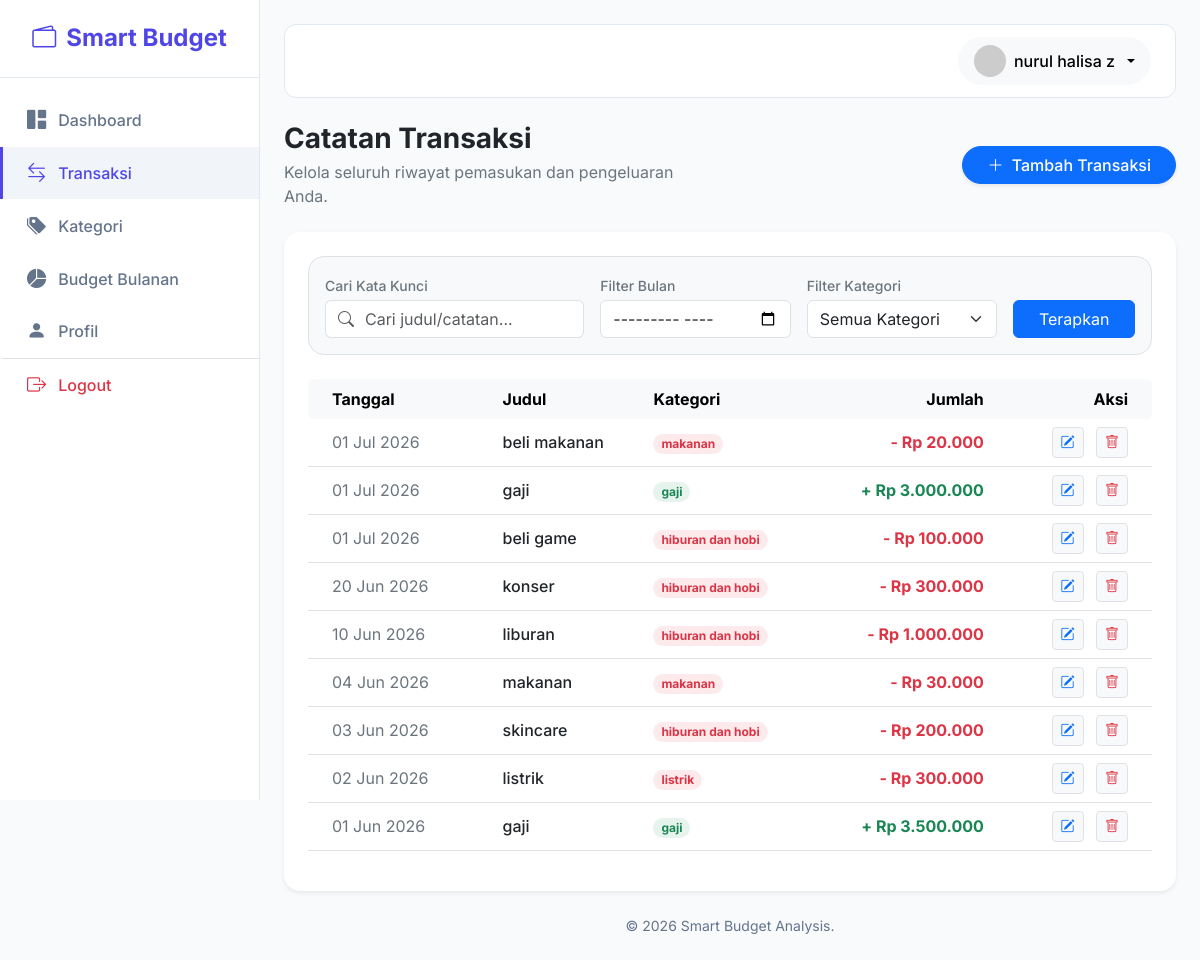
Screenshot of /transactions.php (signed in) with the database file from the repository.
### tables this page shows
CREATE TABLE IF NOT EXISTS `transactions` (
  `id` int NOT NULL AUTO_INCREMENT,
  `user_id` int NOT NULL,
  `category_id` int NOT NULL,
  `title` varchar(255) NOT NULL,
  `amount` decimal(15,2) NOT NULL,
  `transaction_date` date NOT NULL,
  `notes` text,
  `created_at` timestamp NOT NULL DEFAULT CURRENT_TIMESTAMP,
  PRIMARY KEY (`id`),
  KEY `fk_user_transaction` (`user_id`),
  KEY `fk_category_transaction` (`category_id`),
  CONSTRAINT `fk_category_transaction` FOREIGN KEY (`category_id`) REFERENCES `categories` (`id`) ON DELETE CASCADE,
  CONSTRAINT `fk_user_transaction` FOREIGN KEY (`user_id`) REFERENCES `users` (`id`) ON DELETE CASCADE
);

CREATE TABLE IF NOT EXISTS `categories` (
  `id` int NOT NULL AUTO_INCREMENT,
  `user_id` int NOT NULL,
  `name` varchar(100) NOT NULL,
  `type` enum('pemasukan','pengeluaran') NOT NULL DEFAULT 'pengeluaran',
  `created_at` timestamp NOT NULL DEFAULT CURRENT_TIMESTAMP,
  PRIMARY KEY (`id`),
  UNIQUE KEY `user_category` (`user_id`,`name`),
  CONSTRAINT `fk_user_category` FOREIGN KEY (`user_id`) REFERENCES `users` (`id`) ON DELETE CASCADE
);

### transactions.php (the view, shortened to what this page needs)
<?php
require_once 'includes/header.php';
$user_id = $_SESSION['user_id'];
$search = $_GET['search'] ?? '';
$filter_month = $_GET['month'] ?? '';
$page = isset($_GET['page']) && is_numeric($_GET['page']) ? (int)$_GET['page'] : 1;
$limit = 10;
$offset = ($page - 1) * $limit;
try {
    $query = "SELECT t.*, c.name as category_name, c.type as category_type
              FROM transactions t
              JOIN categories c ON t.category_id = c.id
              WHERE t.user_id = :user_id";
    $params = [':user_id' => $user_id];
    $query .= " ORDER BY t.transaction_date DESC, t.id DESC LIMIT :limit OFFSET :offset";
    $stmt = $conn->prepare($query);
    foreach ($params as $key => $val) {
        $stmt->bindValue($key, $val);
    }
    $stmt->bindValue(':limit', (int)$limit, PDO::PARAM_INT);
    $stmt->bindValue(':offset', (int)$offset, PDO::PARAM_INT);
    $stmt->execute();
    $transactions = $stmt->fetchAll();
} catch (PDOException $e) {
    die("Database error: " . $e->getMessage());
}
?>
<div class="container-fluid px-0">
    <div class="row mb-4 align-items-center">
        <div class="col-12 col-md-6">
            <h3 class="fw-bold text-dark mb-0">Catatan Transaksi</h3>
            <p class="text-secondary mb-0 mt-1">Kelola seluruh riwayat pemasukan dan pengeluaran Anda.</p>
        </div>
        <div class="col-12 col-md-6 text-md-end mt-3 mt-md-0">
            <button class="btn btn-primary px-4 rounded-pill fw-medium shadow-sm" data-bs-toggle="modal" data-bs-target="#addTransactionModal">
                <i class="bi bi-plus-lg me-1"></i> Tambah Transaksi
            </button>
        </div>
    </div>
    <div class="card border-0 shadow-sm rounded-4">
        <div class="card-body p-4">
            <form action="transactions.php" method="GET" class="mb-4 bg-light p-3 rounded-4 border">
                <div class="row g-3">
                    <div class="col-12 col-md-4">
                        <label class="form-label text-secondary small fw-medium mb-1">Cari Kata Kunci</label>
                        <div class="input-group">
                            <span class="input-group-text bg-white border-end-0"><i class="bi bi-search text-muted"></i></span>
                            <input type="text" name="search" class="form-control border-start-0 ps-0 bg-white" placeholder="Cari judul/catatan..." value="<?= htmlspecialchars($search) ?>">
                        </div>
                    </div>
                    <div class="col-12 col-md-3">
                        <label class="form-label text-secondary small fw-medium mb-1">Filter Bulan</label>
                        <input type="month" name="month" class="form-control" value="<?= htmlspecialchars($filter_month) ?>">
                    </div>
                    <div class="col-12 col-md-3">
                        <label class="form-label text-secondary small fw-medium mb-1">Filter Kategori</label>
                        <select name="category_id" class="form-select">
                            <option value="">Semua Kategori</option>
                        </select>
                    </div>
                    <div class="col-12 col-md-2 d-flex align-items-end">
                        <button type="submit" class="btn btn-primary w-100">Terapkan</button>
                    </div>
                </div>
            </form>
            <div class="table-responsive mb-3">
                <table class="table table-hover align-middle mb-0">
                    <thead class="table-light">
                        <tr>
                            <th class="border-0 rounded-start px-4">Tanggal</th>
                            <th class="border-0">Judul</th>
                            <th class="border-0">Kategori</th>
                            <th class="border-0 text-end">Jumlah</th>
                            <th class="border-0 text-end rounded-end px-4">Aksi</th>
                        </tr>
                    </thead>
                    <tbody>
                        <?php if (count($transactions) > 0): ?>
                            <?php foreach ($transactions as $txn): ?>
                                <tr>
                                    <td class="px-4 text-secondary">
                                        <?= date('d M Y', strtotime($txn['transaction_date'])) ?>
                                    </td>
                                    <td>
                                        <div class="fw-medium text-dark"><?= htmlspecialchars($txn['title']) ?></div>
                                    </td>
                                    <td>
                                        <?php if ($txn['category_type'] === 'pemasukan'): ?>
                                            <span class="badge bg-success bg-opacity-10 text-success px-2 py-1 rounded-pill"><?= htmlspecialchars($txn['category_name']) ?></span>
                                        <?php else: ?>
                                            <span class="badge bg-danger bg-opacity-10 text-danger px-2 py-1 rounded-pill"><?= htmlspecialchars($txn['category_name']) ?></span>
                                        <?php endif; ?>
                                    </td>
                                    <td class="text-end fw-bold <?= $txn['category_type'] === 'pemasukan' ? 'text-success' : 'text-danger' ?>">
                                        <?= $txn['category_type'] === 'pemasukan' ? '+' : '-' ?> Rp <?= number_format($txn['amount'], 0, ',', '.') ?>
                                    </td>
                                    <td class="text-end px-4">
                                        <button class="btn btn-sm btn-light border text-primary me-2 edit-btn"
                                            data-id="<?= $txn['id'] ?>"
                                            data-title="<?= htmlspecialchars($txn['title']) ?>"
                                            data-category="<?= $txn['category_id'] ?>"
                                            data-amount="<?= $txn['amount'] ?>"
                                            data-date="<?= $txn['transaction_date'] ?>"
                                            data-notes="<?= htmlspecialchars($txn['notes']) ?>"
                                            data-bs-toggle="modal" data-bs-target="#editTransactionModal">
                                            <i class="bi bi-pencil-square"></i>
                                        </button>
                                        <button class="btn btn-sm btn-light border text-danger delete-btn"
                                            data-id="<?= $txn['id'] ?>"
                                            data-title="<?= htmlspecialchars($txn['title']) ?>"
                                            data-bs-toggle="modal" data-bs-target="#deleteTransactionModal">
                                            <i class="bi bi-trash"></i>
                                        </button>
                                    </td>
                                </tr>
                            <?php endforeach; ?>
                        <?php endif; ?>
                    </tbody>
                </table>
            </div>
        </div>
    </div>
</div>
<?php require_once 'includes/footer.php'; ?>

### includes/header.php (shortened to what this page needs)
<?php
$current_page = basename($_SERVER['PHP_SELF']);
?>
<!DOCTYPE html>
<html lang="id">
<head>
    <link href="https://cdn.jsdelivr.net/npm/bootstrap@5.3.2/dist/css/bootstrap.min.css" rel="stylesheet">
    <link rel="stylesheet" href="https://cdn.jsdelivr.net/npm/bootstrap-icons@1.11.1/font/bootstrap-icons.css">
    <link rel="stylesheet" href="assets/css/style.css">
</head>
<body>
    <nav id="sidebar" class="sidebar">
        <div class="sidebar-header">
            <h4><i class="bi bi-wallet2"></i> Smart Budget</h4>
        </div>
        <div class="nav flex-column mt-3">
            <a href="index.php" class="nav-link <?= $current_page == 'index.php' ? 'active' : '' ?>">
                <i class="bi bi-grid-1x2-fill"></i> Dashboard
            </a>
            <a href="transactions.php" class="nav-link <?= $current_page == 'transactions.php' ? 'active' : '' ?>">
                <i class="bi bi-arrow-left-right"></i> Transaksi
            </a>
            <a href="categories.php" class="nav-link <?= $current_page == 'categories.php' ? 'active' : '' ?>">
                <i class="bi bi-tags-fill"></i> Kategori
            </a>
            <a href="budgets.php" class="nav-link <?= $current_page == 'budgets.php' ? 'active' : '' ?>">
                <i class="bi bi-pie-chart-fill"></i> Budget Bulanan
            </a>
            <a href="profile.php" class="nav-link <?= $current_page == 'profile.php' ? 'active' : '' ?>">
                <i class="bi bi-person-fill"></i> Profil
            </a>
            <a href="logout.php" class="nav-link text-danger mt-auto border-top">
                <i class="bi bi-box-arrow-right"></i> Logout
            </a>
        </div>
    </nav>
    <div class="main-content">
        <nav class="top-navbar d-flex justify-content-between align-items-center">
            <div class="ms-auto d-flex align-items-center">
                <div class="dropdown">
                    <button class="btn btn-light border-0 dropdown-toggle d-flex align-items-center gap-2 rounded-pill px-3 py-2" type="button" data-bs-toggle="dropdown">
                        <?php $display_name = $_SESSION['user_name'] ?? 'User'; ?>
                        <img src="https://ui-avatars.com/api/?name=<?= urlencode($display_name) ?>&background=4f46e5&color=fff" alt="Profile" class="rounded-circle" width="32">
                        <span class="fw-medium d-none d-sm-inline"><?= htmlspecialchars($display_name) ?></span>
                    </button>
                </div>
            </div>
        </nav>

### includes/footer.php (shortened to what this page needs)
        <footer>
            <p class="mb-0">&copy; <?= date('Y') ?> Smart Budget Analysis.</p>
        </footer>
    </div>
</body>
</html>

### assets/css/style.css (style rules this page uses)
:root { --primary-color: #4f46e5; --primary-hover: #4338ca; --secondary-color: #6b7280; --bg-color: #f8fafc; --card-bg: #ffffff; --text-primary: #0f172a; --text-secondary: #64748b; --sidebar-width: 260px; --border-color: #e2e8f0; }
body { font-family: 'Inter', sans-serif; background-color: var(--bg-color); color: var(--text-primary); overflow-x: hidden; }
.sidebar { width: var(--sidebar-width); position: fixed; top: 0; left: 0; height: 100vh; background-color: var(--card-bg); border-right: 1px solid var(--border-color); z-index: 1000; transition: all 0.3s ease; }
.sidebar-header { padding: 24px 20px; text-align: center; border-bottom: 1px solid var(--border-color); }
.sidebar-header h4 { font-weight: 700; color: var(--primary-color); margin: 0; display: flex; align-items: center; justify-content: center; gap: 10px; }
.nav-link { color: var(--text-secondary); padding: 12px 24px; display: flex; align-items: center; font-weight: 500; transition: all 0.2s ease; border-left: 3px solid transparent; }
.nav-link i { margin-right: 12px; font-size: 1.2rem; }
.nav-link:hover, .nav-link.active { color: var(--primary-color); background-color: #f1f5f9; border-left: 3px solid var(--primary-color); }
.main-content { margin-left: var(--sidebar-width); padding: 24px; min-height: 100vh; display: flex; flex-direction: column; transition: all 0.3s ease; }
.top-navbar { background-color: var(--card-bg); border: 1px solid var(--border-color); border-radius: 12px; padding: 12px 24px; margin-bottom: 24px; }
.card { border: 1px solid var(--border-color); border-radius: 16px; box-shadow: 0 4px 6px -1px rgba(0, 0, 0, 0.05), 0 2px 4px -1px rgba(0, 0, 0, 0.03); background-color: var(--card-bg); transition: transform 0.2s ease, box-shadow 0.2s ease; }
footer { margin-top: auto; text-align: center; padding: 24px 0 0 0; color: var(--text-secondary); font-size: 0.875rem; }
.card { animation: fadeIn 0.5s ease-out backwards; }

### rows the page displays
transactions: transaction_date "01 Jul 2026", title "beli makanan", category.name "makanan", amount "20.000"
transactions: transaction_date "01 Jul 2026", title "gaji", category.name "gaji", amount "3.000.000"
transactions: transaction_date "01 Jul 2026", title "beli game", category.name "hiburan dan hobi", amount "100.000"
transactions: transaction_date "20 Jun 2026", title "konser", category.name "hiburan dan hobi", amount "300.000"
transactions: transaction_date "10 Jun 2026", title "liburan", category.name "hiburan dan hobi", amount "1.000.000"
transactions: transaction_date "04 Jun 2026", title "makanan", category.name "makanan", amount "30.000"
transactions: transaction_date "03 Jun 2026", title "skincare", category.name "hiburan dan hobi", amount "200.000"
transactions: transaction_date "02 Jun 2026", title "listrik", category.name "listrik", amount "300.000"
transactions: transaction_date "01 Jun 2026", title "gaji", category.name "gaji", amount "3.500.000"

### other values shown
$display_name "nurul halisa z"
